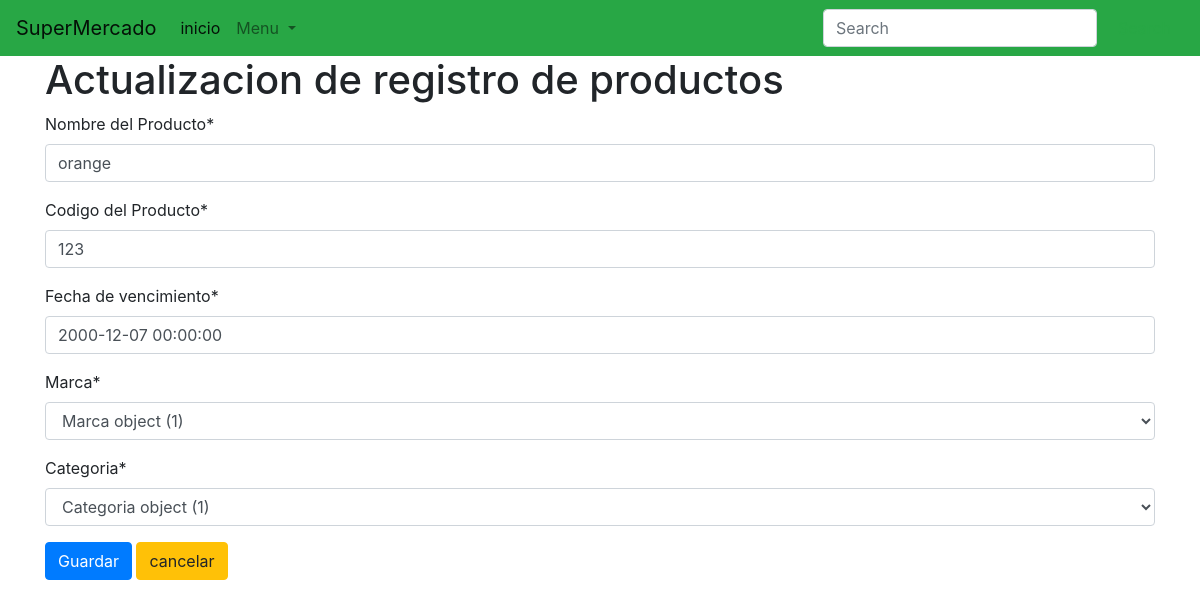
Page /editarproducto/1 on the committed database.
### Models/Productos/models.py (models this page shows, shortened)
class Producto(models.Model):
    Nombre_del_Producto = models.CharField(max_length=75)
    Codigo_del_Producto = models.IntegerField()
    Fecha_de_vencimiento = models.DateTimeField()
    Marca = models.ForeignKey(Marca, null=False, on_delete=models.CASCADE)
    Categoria = models.ForeignKey(Categoria, null=False, on_delete=models.CASCADE)

### Models/Productos/views.py (the view)
# urls.py: path('editarproducto/<int:id_producto>', FormularioProductoView.edit, name='Eproducto'),
    def edit(request, id_producto):
        producto = Producto.objects.filter(id=id_producto).first()
        form = FormularioProducto(instance=producto)
        return render(request, "editproducto.html", {"form": form, 'producto': producto})

### Models/Productos/forms.py
class FormularioProducto(forms.ModelForm):
    class Meta:
        model = Producto
        fields = '__all__'
        widgets = {'fecha_vencimiento': forms.DateInput(attrs={'type': 'date'})}

### templates/editproducto.html (shortened to what this page needs)
{% extends 'menu.html' %}
{% load crispy_forms_tags %}
{% block content %}
    <h1>Actualizacion de registro de productos</h1>
    <form action="{% url 'Actualizarproducto' producto.id %}" method="POST">
        {{ form | crispy }}
    <button type="submit" class="btn btn-primary">Guardar</button>
    <a class=" btn btn-warning" href="{% url 'Cproducto' %}"> cancelar</a>
    </form>
{% endblock %}

### rows in the picture
Producto: Nombre_del_Producto "orange", Codigo_del_Producto "123", Fecha_de_vencimiento "2000-12-07 00:00:00", Marca "Marca object (1)", Categoria "Categoria object (1)"
